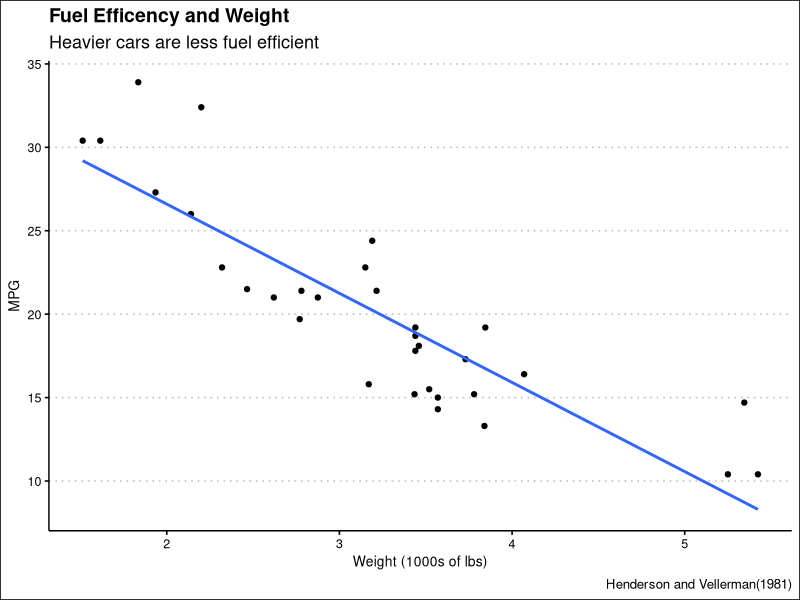

Write the R code that produced this figure.
library(tidyverse)
library(ggthemes)
car_plot <- mtcars |> 
  select(mpg, wt) |> 
  ggplot(aes(x = wt, y = mpg)) +
  geom_point() +
  geom_smooth(method = "lm", formula = y~x, se = FALSE) +
  theme_clean() +
  labs(title = "Fuel Efficency and Weight",
       subtitle = "Heavier cars are less fuel efficient",
       x = "Weight (1000s of lbs)",
       y = "MPG",
       caption = "Henderson and Vellerman(1981)")
write_rds(car_plot, "car-plot.rds")

